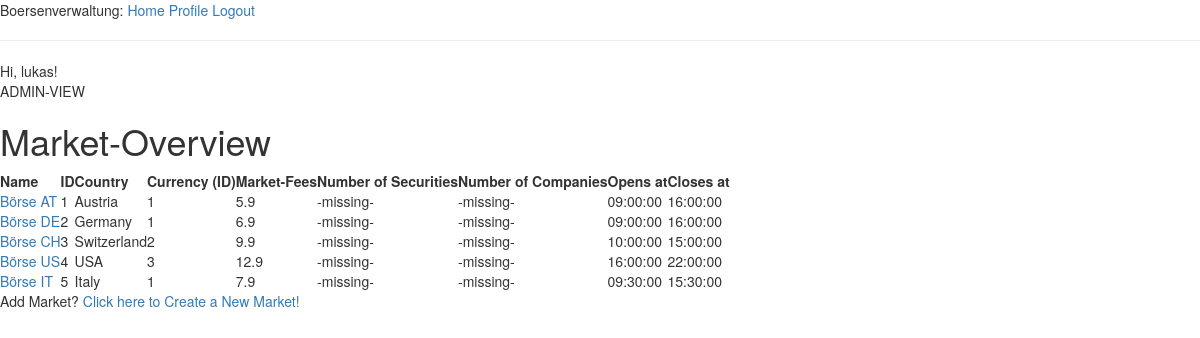
The page /index (signed in) on the database its author committed.
### app/models.py (models this page shows, shortened)
class User(UserMixin, db.Model):
    id = Column(Integer, primary_key=True)
    username = Column(String(64), index=True, unique=True)
    email = Column(String(120), index=True, unique=True)
    password_hash = Column(String(128))
    last_seen = Column(DateTime, default=datetime.utcnow)
    admin_tag = Column(Boolean, default=False)

class Market(db.Model):
    market_id = Column(Integer, primary_key=True)
    market_name = Column(Text, unique=True, nullable=False)
    opens_at = Column(Time, nullable=False)
    closes_at = Column(Time, nullable=False)
    market_currency_id = Column(Integer, nullable=False)
    market_country = Column(Text, nullable=False)
    market_fee = Column(Float, nullable=False)

### app/routes.py (the view)
@app.route('/', methods=['GET', 'POST'])
@app.route('/index', methods=['GET', 'POST'])
@login_required  # nur sichtbar für eingeloggte User
def index():
    markets = Market.query.all()
    return render_template('index.html', title='Home', markets=markets)

### app/models.py (called while the page is built)
@login.user_loader
def load_user(id):
    return User.query.get(int(id))

### app/routes.py (called while the page is built)
@app.before_request
def before_request():
    if current_user.is_authenticated:
        current_user.last_seen = datetime.utcnow()
        db.session.commit()

### app/templates/index.html
{% extends "base.html" %}
{% block content %}
    <h>Hi, {{ current_user.username }}!</h>
    {% if current_user.admin_tag %}
    <p>ADMIN-VIEW</p>
    {% endif %}
    <h1>Market-Overview</h1>
    <table>
        <thead>
            <tr>
                <th>Name</th>
                <th>ID</th>
                <th>Country</th>
                <th>Currency (ID)</th>
                <th>Market-Fees</th>
                <th>Number of Securities</th>
                <th>Number of Companies</th>
                <th>Opens at</th>
                <th>Closes at</th>
            </tr>
        </thead>
        <tbody>
            {% for market in markets %}
            <tr>
                <td><a href="{{ url_for('market', market_id=market.market_id) }}">{{ market.market_name }}</a></td>
                <td>{{ market.market_id }}</td>
                <td>{{ market.market_country }}</td>
                <td>{{ market.market_currency_id }}</td>
                <td>{{ market.market_fee}}</td>
                <td>-missing-</td>
                <td>-missing-</td>
                <td>{{ market.opens_at }}</td>
                <td>{{ market.closes_at }}</td>
            </tr>
            {% endfor %}
        </tbody>
    </table>
    {% if current_user.admin_tag %}
    <p>Add Market? <a href="{{ url_for('createmarket') }}">Click here to Create a New Market!</a></p>
    {% endif %}
{% endblock %}

### rows shown on the page
User: username "lukas"
Market: market_name "Börse AT", market_id "1", market_country "Austria", market_currency_id "1", market_fee "5.9", opens_at "09:00:00", closes_at "16:00:00"
Market: market_name "Börse DE", market_id "2", market_country "Germany", market_currency_id "1", market_fee "6.9", opens_at "09:00:00", closes_at "16:00:00"
Market: market_name "Börse CH", market_id "3", market_country "Switzerland", market_currency_id "2", market_fee "9.9", opens_at "10:00:00", closes_at "15:00:00"
Market: market_name "Börse US", market_id "4", market_country "USA", market_currency_id "3", market_fee "12.9", opens_at "16:00:00", closes_at "22:00:00"
Market: market_name "Börse IT", market_id "5", market_country "Italy", market_currency_id "1", market_fee "7.9", opens_at "09:30:00", closes_at "15:30:00"
